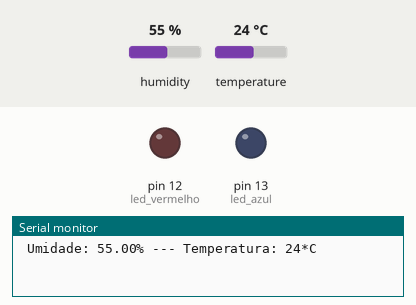
This sketch was run on a simulated Arduino Uno, built with avr-gcc and run on an emulated ATmega328P. On the bench: output pins drawn as LEDs (lit = HIGH), the last lines printed to the serial monitor. Dashed ring = blinking. The test bench sets the inputs (shaded band); at power-on: humidity 55 %, temperature 24 °C.

Above: at 3.2 s.
3.3 s: humidity set to 37 %
7.2 s: humidity set to 34 %
At 10.19 s:
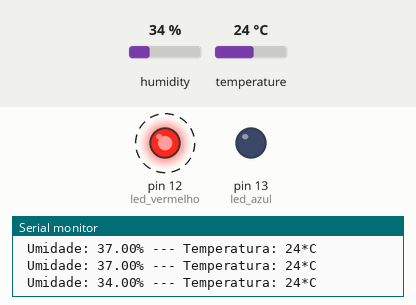
13.2 s: temperature set to 17 °C
19.2 s: temperature set to 14 °C
At 23.31 s:
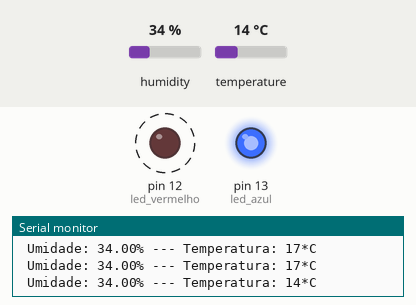
24.9 s: humidity set to 40 %
28.4 s: humidity set to 22 %
At 31.38 s:
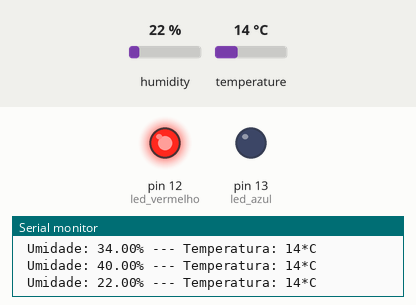
Timing chart, 0 to 33.5 s (numbered marks = the images above; inputs shaded):
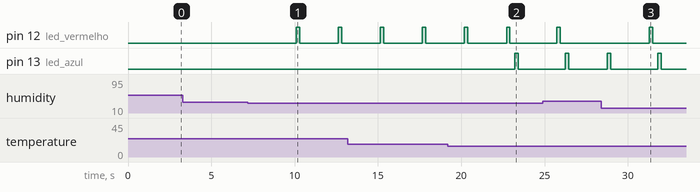

Measured:
- the behaviour switches between 36 and 35 % on humidity (found by bisection; images 0 and 1)
- the behaviour switches between 16 and 15 °C on temperature (found by bisection; images 1 and 2)
- after the input at 7.2 s, pin 12 (led_vermelho): alternates HIGH for 0.20 s and LOW for 2.3 s, starting after 2.9 s
- after the input at 19.2 s, pin 13 (led_azul): LOW → HIGH after 4.0 s, → LOW 0.20 s later
- after the input at 28.4 s, pin 12 (led_vermelho): LOW → HIGH after 2.9 s, → LOW 0.20 s later

The sketch:

TEMP_HUMI_DUPLO_LED.ino
```cpp
#include "dht.h"

const int pinoDHT11 = A2;

dht DHT;
int var = 0;

void setup()
{
  pinMode(12, OUTPUT); //led vermelho
  pinMode(13, OUTPUT); //led azul

  Serial.begin(9600);
  delay(2000); //INTERVALO DE 2 SEGUNDO ANTES DE INICIAR
}

void loop()
{

  DHT.read11(pinoDHT11);
  Serial.print(" Umidade: ");
  Serial.print(DHT.humidity);
  Serial.print("%");
  Serial.print(" --- Temperatura: ");
  Serial.print(DHT.temperature, 0);
  Serial.println("*C");
  delay(2000); //INTERVALO DE 2 SEGUNDOS * NÃO DIMINUIR ESSE VALOR

  if(DHT.temperature >= 30 || DHT.humidity <= 35) //led vermelho, QUENTE E ARIDO
  {
    digitalWrite(12, HIGH);
    delay(200);
    digitalWrite(12, LOW);
    delay(300);
  }

  if(DHT.temperature <= 15 || DHT.humidity >= 70) //led azul, FRIO E HUMIDO
  {
    digitalWrite(13, HIGH);
    delay(200);
    digitalWrite(13, LOW);
    delay(300);
  }

}
```
